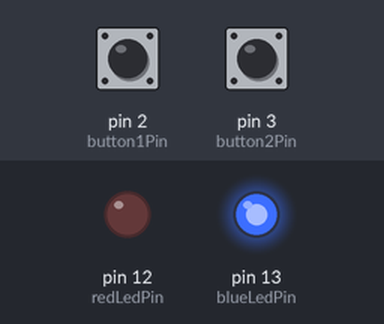
Simulated run of this sketch. Board: Arduino Uno, built with avr-gcc and run on an emulated ATmega328P. Parts: output pins drawn as LEDs (lit = HIGH). The inputs (shaded band) are chosen by the test bench; at power-on: pin 2 (button1Pin) LOW, pin 3 (button2Pin) LOW.

Above: at 0.1 s.
Timing chart, 0 to 1.6 s (numbered marks = the images above):
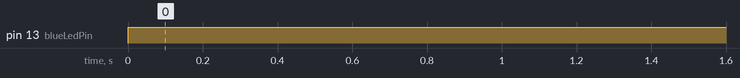

Measured:
- by itself, pin 13 (blueLedPin): LOW → HIGH at 0.00 s

The sketch:

Lab006L2.ino
```cpp
/*
Name:		Lab006L2.ino
Created:	5/30/2018 9:02:06 PM
Author:	chris
*/

int redLedPin = 12;  //The red LED is connected pin 12 of the Arduino.
int blueLedPin = 13;  //The blue LED is connected pin 13 of the Arduino.
int button1Pin = 2;    //The SW1 button is connect to pin 2 of the Arduino.
int button2Pin = 3;    //The SW2 button is connect to pin 3 of the Arduino.

int currentLight = redLedPin;
int currentButton = button1Pin;

long timerStart = 0;
bool timerRunning = false;
bool buttonPressIgnored = false;
long time = 0;
long timerDiff = 0;

void setup() { //The Setup function runs once.
	pinMode(redLedPin, OUTPUT);  //Setup red LED pin as an output pin.
	pinMode(blueLedPin, OUTPUT);  //Setup blue LED pin as an output pin.
	pinMode(button1Pin, INPUT);  //Setup button1 pin as an input pin.
	pinMode(button2Pin, INPUT);  //Setup button2 pin as an input pin.
	//wd_timer_id = timer.setInterval(3000, lightOff);

}

void loop() { //The loop function runs forever.

	toggleLight(button1Pin, blueLedPin);

	toggleLight(button2Pin, redLedPin);

	if (timerDiff >= 3000 && timerRunning == true) {
		Serial.println("Timed out...");
		lightOff();
	}
	else if (timerRunning == true && timerStart > 0){
		time = millis(); //Update time
		timerDiff = time - timerStart;
	}

}

void lightOff() {
	Serial.println("Timer callback");
	Serial.print("Turning off light ");
	Serial.println(currentLight);

	digitalWrite(currentLight, LOW);  //Turn off the red LED.

	timerRunning = false;
	timerStart = 0;
	timerDiff = 0;
}

void toggleLight(int buttonpin, int light) {

	if (digitalRead(buttonpin) == LOW) {
		if (timerRunning == false) { //A button was already pressed
			currentButton = buttonpin;
			currentLight = light;
			digitalWrite(light, HIGH); //Turn on the red LED.
			Serial.println("Timer started...");
			timerStart = millis();

			timerRunning = true;
			buttonPressIgnored = false;
		}
		else{
			if (buttonPressIgnored == false) {
				Serial.print("Button press ignored at ");
				Serial.println(timerStart);
				buttonPressIgnored = true;
			}
		}
	}

}
```
